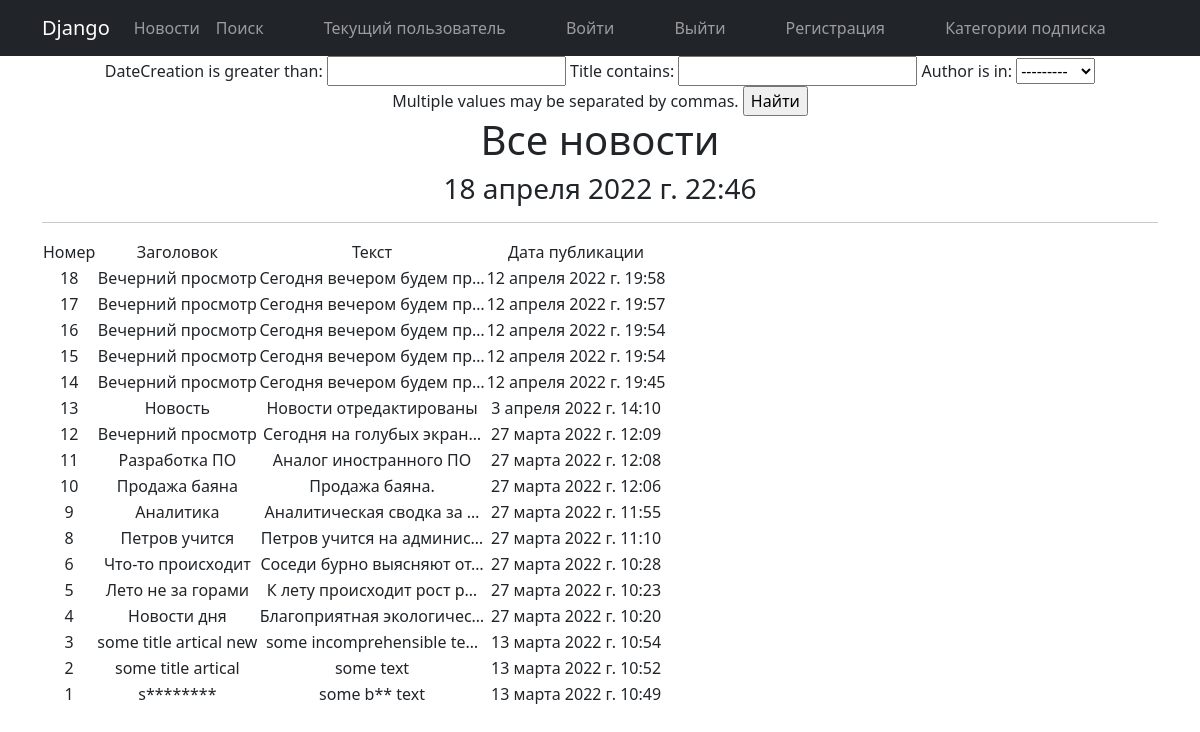
Page /news/search/ on the earlier database version.
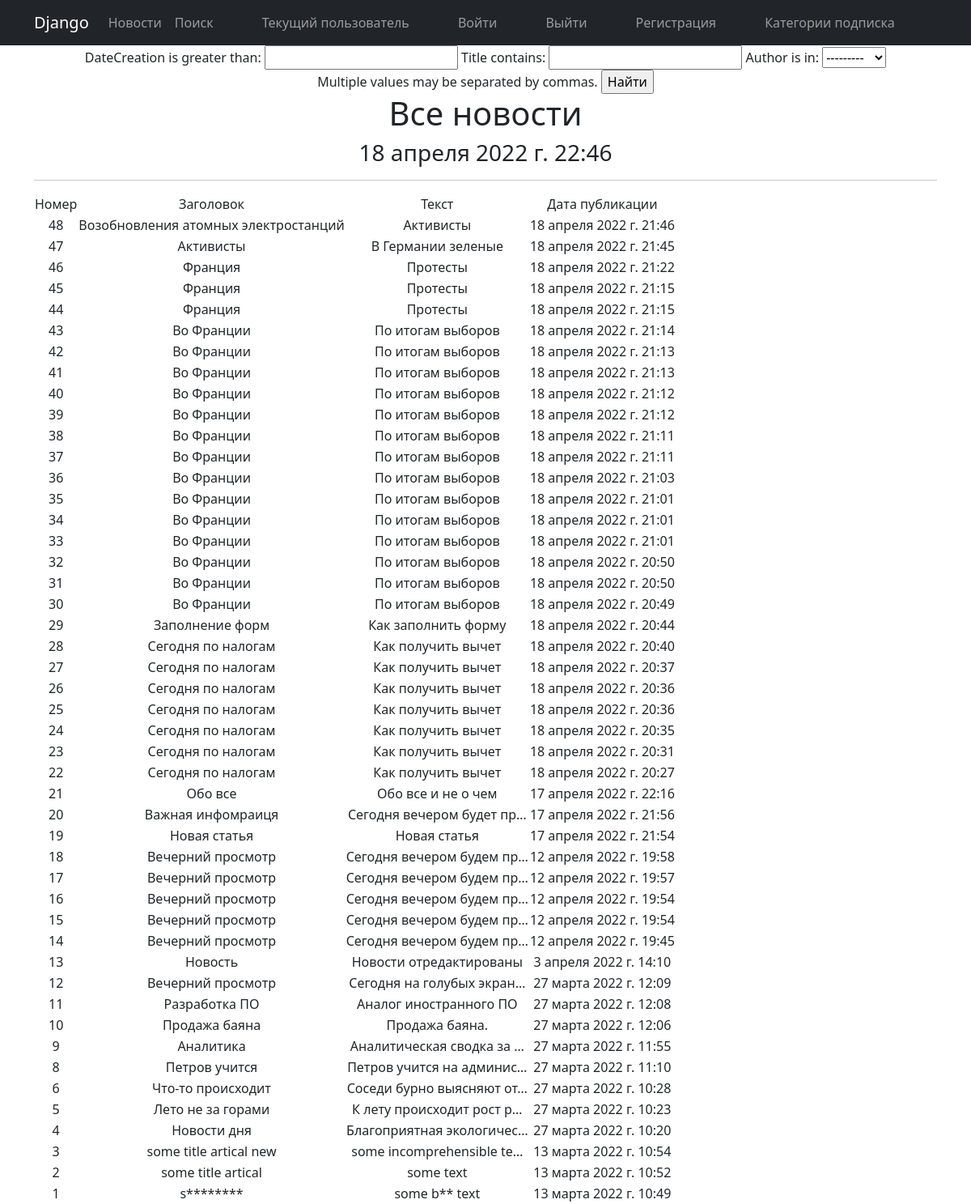
Same page on the later database version.
### arandnw/models.py (models this page shows, shortened)
class Post(models.Model):
    author = models.ForeignKey('Author', on_delete=models.CASCADE)
    NEWS = "NW"
    ARTICLE = "AR"
    Choices = (
        (NEWS, "Новость"),
        (ARTICLE, "Статья"),
    )
    categoryType = models.CharField(max_length=2, choices=Choices, default=ARTICLE)
    dateCreation = models.DateTimeField(auto_now_add=True)
    postCategory = models.ManyToManyField(Category, through="PostCategory")
    title = models.CharField(max_length=256)
    text = models.TextField()
    rating = models.SmallIntegerField(default=0)

### arandnw/views.py (the view)
# urls.py: path('search/', Search.as_view()),
class Search(ListView):
    model = Post
    template_name = 'search.html'
    context_object_name = 'search'
    queryset = Post.objects.order_by('-id')
    paginate_by = 5
    def get_context_data(self, **kwargs):
        context = super().get_context_data(**kwargs)
        context['time_now'] = datetime.now()
        context['filter'] = PostFilter(self.request.GET, queryset=self.get_queryset())
        return context

### arandnw/models.py (called while the page is built)
    def __str__(self):
        return f'{self.authorUser.username.title()}'

### arandnw/templatetags/custom_filters.py (called while the page is built)
@register.filter(name='Censor')
def Censor(value):
    if not isinstance(value, str):
        raise ValueError('Нельзя цензурировать не строку')
    for word in WORDS:
        value = value.replace(word[1:], '*' * (len(word) - 1))
    return value

### templates/search.html (shortened to what this page needs)
{% extends 'flatpages/default.html' %}
{% load custom_filters %}
{% block content %}
<form method="GET">
    {{ filter.form }}
    <input type="submit" value="Найти">
</form>
    <h1>Все новости</h1>
    <h3>{{ time_now }}</h3>
    <hr>
        <table>
            <tr>
                 <td>
                    Номер
                </td>
                <td>
                    Заголовок
                </td>
                <td>
                    Текст
                </td>
                <td>
                    Дата публикации
                </td>
            </tr>
        {%  for post in filter.qs %}
            <tr>
                <td>
                    {{ post.id}}
                </td>
                <td>
                    {{ post.title|Censor}}
                </td>
                <td>
                </td>
                <td>
                    {{ post.dateCreation}}
                </td>
            </tr>
        {% endfor %}
        </table>
{% endblock content %}

### templates/flatpages/default.html (shortened to what this page needs)
<!DOCTYPE html>
{% load static %}
<html lang="en">
    <head>
        <link href="{% static 'css/styles.css' %}" rel="stylesheet" />
    </head>
    <body>
        <nav class="navbar navbar-expand-lg navbar-dark bg-dark static-top">
   <div class="container">
       <a class="navbar-brand" href="#">Django</a>
       <div class="collapse navbar-collapse" id="navbarResponsive">
           <ul class="navbar-nav ml-auto">
               <li class="nav-item">
                    <a class="nav-link" href="/news/">Новости</a>
               </li>
                <li class="nav-item">
                    <a class="nav-link" href="/news/search/">Поиск</a>
                </li>
           </ul>
       </div>
       <div class="collapse navbar-collapse" id="navbarResponsive">
           <ul class="navbar-nav ml-auto">
               <li class="nav-item active">
                   <a class="nav-link" href="/news/user">  Текущий пользователь <h7> {{request.user.username}} </h7>
                   </a>
               </li>
           </ul>
       </div>
       <div class="collapse navbar-collapse" id="navbarResponsive">
           <ul class="navbar-nav ml-auto">
               <li class="nav-item active">
                   <a class="nav-link" href="/">   <h7> Войти </h7>
                   </a>
               </li>
           </ul>
       </div>
        <div class="collapse navbar-collapse" id="navbarResponsive">
           <ul class="navbar-nav ml-auto">
               <li class="nav-item active">
                   <a class="nav-link" href="/news/logout">   <h7> Выйти </h7>
                   </a>
               </li>
           </ul>
       </div>
              <div class="collapse navbar-collapse" id="navbarResponsive">
           <ul class="navbar-nav ml-auto">
               <li class="nav-item active">
                   <a class="nav-link" href="/news/signup">   <h7> Регистрация </h7>
                   </a>
               </li>
           </ul>
       </div>
       <div class="collapse navbar-collapse" id="navbarResponsive">
           <ul class="navbar-nav ml-auto">
               <li class="nav-item active">
                   <a class="nav-link" href="/news/categorynews">   <h7> Категории подписка </h7>
                   </a>
               </li>
           </ul>
       </div>
   </div>
</nav>
        <div class="container">
   <div class="row">
       <div class="col-lg-12 text-center">
           {% block content %}{% endblock content %}
       </div>
   </div>
</div>
    </body>
</html>

Differences in the rows shown:
added Post: id "48", title|Censor "Возобновления атомных электростанций", text "Активисты", dateCreation "18 апреля 2022 г. 21:46"
added Post: id "47", title|Censor "Активисты", text "В Германии зеленые", dateCreation "18 апреля 2022 г. 21:45"
added Post: id "46", title|Censor "Франция", text "Протесты", dateCreation "18 апреля 2022 г. 21:22"
added Post: id "45", title|Censor "Франция", text "Протесты", dateCreation "18 апреля 2022 г. 21:15"
added Post: id "44", title|Censor "Франция", text "Протесты", dateCreation "18 апреля 2022 г. 21:15"
added Post: id "43", title|Censor "Во Франции", text "По итогам выборов", dateCreation "18 апреля 2022 г. 21:14"
added Post: id "42", title|Censor "Во Франции", text "По итогам выборов", dateCreation "18 апреля 2022 г. 21:13"
added Post: id "41", title|Censor "Во Франции", text "По итогам выборов", dateCreation "18 апреля 2022 г. 21:13"
added Post: id "40", title|Censor "Во Франции", text "По итогам выборов", dateCreation "18 апреля 2022 г. 21:12"
added Post: id "39", title|Censor "Во Франции", text "По итогам выборов", dateCreation "18 апреля 2022 г. 21:12"
added Post: id "38", title|Censor "Во Франции", text "По итогам выборов", dateCreation "18 апреля 2022 г. 21:11"
added Post: id "37", title|Censor "Во Франции", text "По итогам выборов", dateCreation "18 апреля 2022 г. 21:11"
added Post: id "36", title|Censor "Во Франции", text "По итогам выборов", dateCreation "18 апреля 2022 г. 21:03"
added Post: id "35", title|Censor "Во Франции", text "По итогам выборов", dateCreation "18 апреля 2022 г. 21:01"
added Post: id "34", title|Censor "Во Франции", text "По итогам выборов", dateCreation "18 апреля 2022 г. 21:01"
added Post: id "33", title|Censor "Во Франции", text "По итогам выборов", dateCreation "18 апреля 2022 г. 21:01"
added Post: id "32", title|Censor "Во Франции", text "По итогам выборов", dateCreation "18 апреля 2022 г. 20:50"
added Post: id "31", title|Censor "Во Франции", text "По итогам выборов", dateCreation "18 апреля 2022 г. 20:50"
added Post: id "30", title|Censor "Во Франции", text "По итогам выборов", dateCreation "18 апреля 2022 г. 20:49"
added Post: id "29", title|Censor "Заполнение форм", text "Как заполнить форму", dateCreation "18 апреля 2022 г. 20:44"
added Post: id "28", title|Censor "Сегодня по налогам", text "Как получить вычет", dateCreation "18 апреля 2022 г. 20:40"
added Post: id "27", title|Censor "Сегодня по налогам", text "Как получить вычет", dateCreation "18 апреля 2022 г. 20:37"
added Post: id "26", title|Censor "Сегодня по налогам", text "Как получить вычет", dateCreation "18 апреля 2022 г. 20:36"
added Post: id "25", title|Censor "Сегодня по налогам", text "Как получить вычет", dateCreation "18 апреля 2022 г. 20:36"
added Post: id "24", title|Censor "Сегодня по налогам", text "Как получить вычет", dateCreation "18 апреля 2022 г. 20:35"
added Post: id "23", title|Censor "Сегодня по налогам", text "Как получить вычет", dateCreation "18 апреля 2022 г. 20:31"
added Post: id "22", title|Censor "Сегодня по налогам", text "Как получить вычет", dateCreation "18 апреля 2022 г. 20:27"
added Post: id "21", title|Censor "Обо все", text "Обо все и не о чем", dateCreation "17 апреля 2022 г. 22:16"
added Post: id "20", title|Censor "Важная инфомраиця", text "Сегодня вечером будет пр…", dateCreation "17 апреля 2022 г. 21:56"
added Post: id "19", title|Censor "Новая статья", text "Новая статья", dateCreation "17 апреля 2022 г. 21:54"
